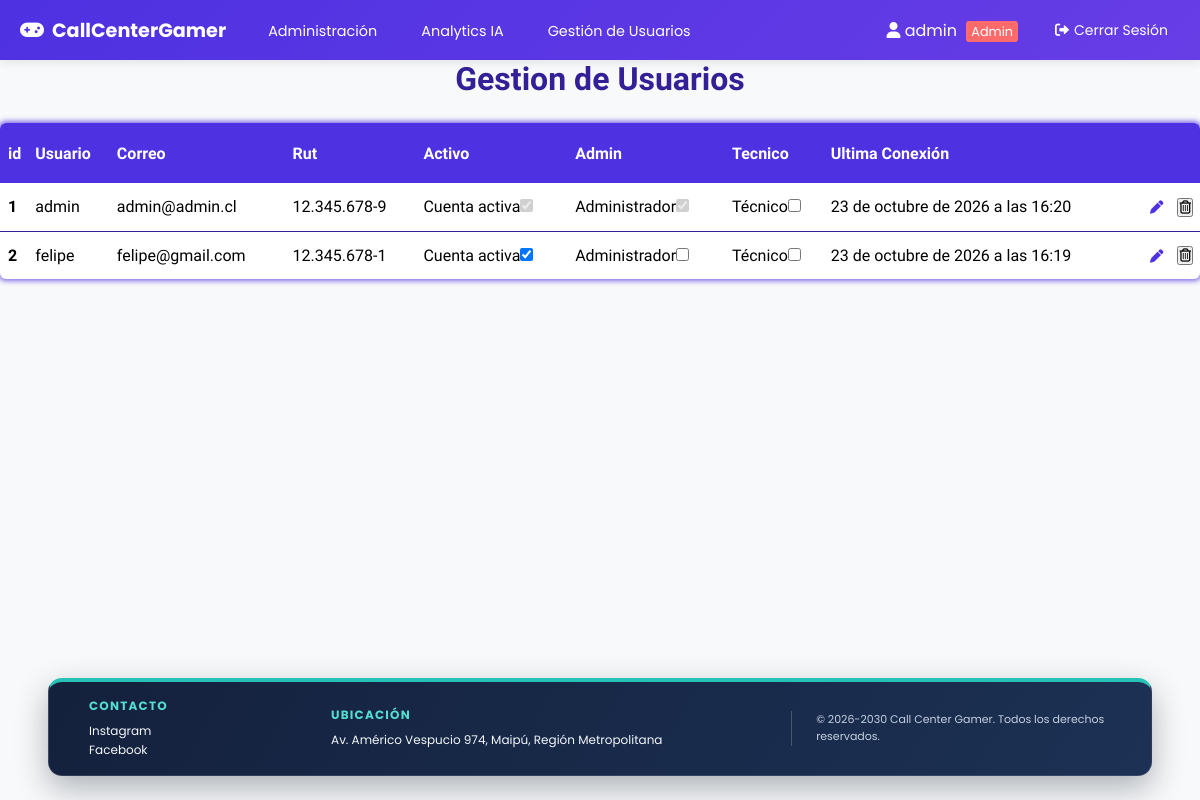
/GestionUsuarios/ (signed in), run on an earlier commit of the app's database.
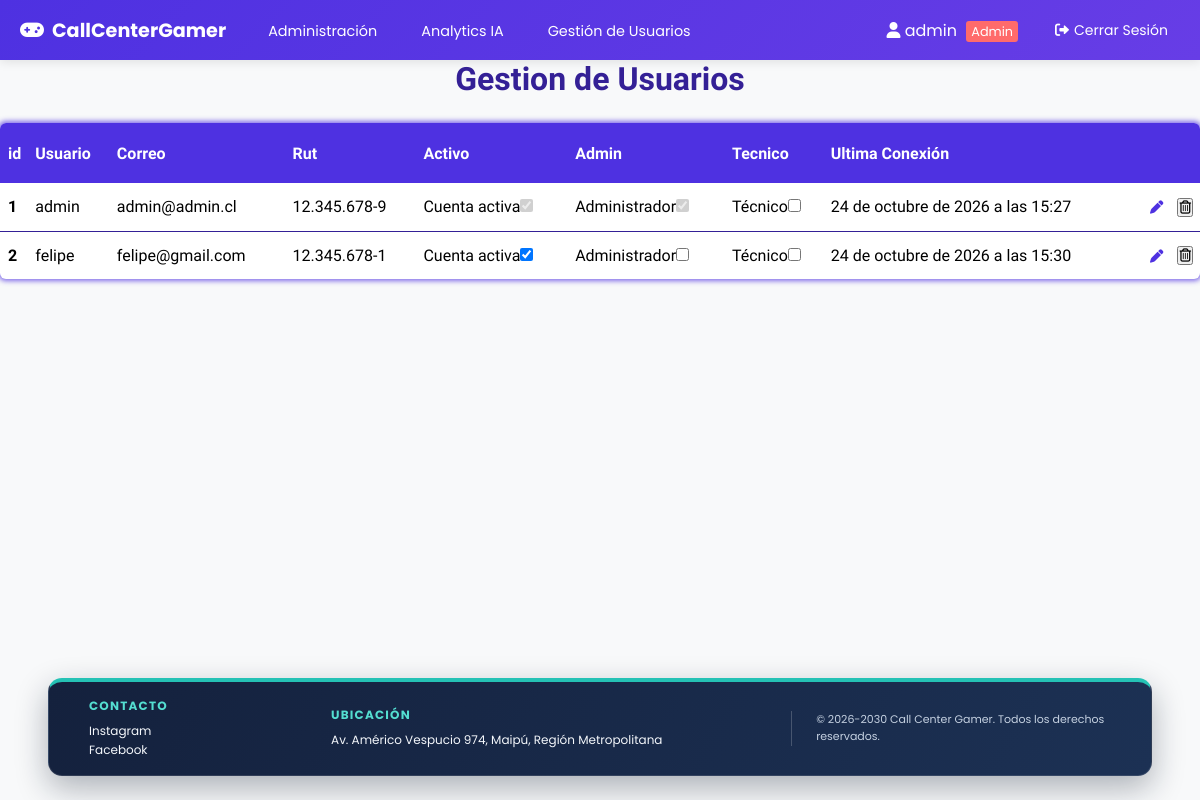
And on a later commit of the database.
### online/models.py (models this page shows, shortened)
class Usuario(AbstractBaseUser):
    nombre = models.CharField(
        verbose_name="Nombre", max_length=30, blank=True, null=True
    )
    apellido = models.CharField(
        verbose_name="Apellido", max_length=30, blank=True, null=True
    )
    rut = models.CharField(
        verbose_name="RUT", max_length=12, unique=True, blank=True, null=True
    )
    correo = models.EmailField(
        verbose_name="Correo electrónico",
        max_length=70,
        unique=True,
    )
    usuario = models.CharField(
        verbose_name="Usuario",
        max_length=50,
        unique=True,
    )
    fecha_nacimiento = models.DateField(
        verbose_name="Fecha de nacimiento", null=True, blank=True
    )
    activo = models.BooleanField(default=True)
    admin = models.BooleanField(default=False)
    tecnico = models.BooleanField(default=False)
    USERNAME_FIELD = "usuario"
    REQUIRED_FIELDS = ["correo"]
    objects = UserManager()
    @property
    def is_active(self):
        return self.activo

### administracion/views.py (the view, shortened to what this page needs)
# urls.py: path("GestionUsuarios/", GestionUsuarios, name="gestion_usuarios"),
@login_required
def GestionUsuarios(request: HttpRequest) -> HttpResponse:
    usuario: object = request.user
    assert isinstance(usuario, Usuario)
    es_admin: int = usuario.admin
    es_tecnico: int = usuario.tecnico
    if not es_admin and not es_tecnico:
        usuario_id: Any | None = usuario.pk
        return redirect(f"/Inicio/{usuario_id}")
    Usuarios: QuerySet[Usuario] = Usuario.objects.all()
    return render(
        request       = request,
        template_name = "GestionUsuarios.html",
        context       = {"Usuarios": Usuarios},
    )

### administracion/templates/GestionUsuarios.html (shortened to what this page needs)
{% extends "componentes/header.html" %}
{% load static %}
{% block links%}
<link rel="stylesheet" href="{% static 'gestion.css' %}">
{% endblock %}
    {% if user.is_authenticated %}
    {% block content %}
        <h1 id="Titulo">Gestion de Usuarios</h1>
        <div class="Container">
            <table class="table">
                <thead>
                  <tr>
                    <th scope="col">id</th>
                    <th scope="col">Usuario</th>
                    <th scope="col">Correo</th>
                    <th scope="col">Rut</th>
                    <th scope="col">Activo</th>
                    <th scope="col">Admin</th>
                    <th scope="col">Tecnico</th>
                    <th scope="col">Ultima Conexión</th>
                    <th scope="col"></th>
                    <th></th>
                  </tr>
                </thead>
                <tbody>
                {% for Usuario in Usuarios %}
                    <tr>
                        <th scope="row">{{ Usuario.id }}</th>
                        <td>
                            {{ Usuario.usuario }}
                        </td>
                        <td>{{ Usuario.correo }}</td>
                        <td>{{ Usuario.rut }}</td>
                        {% if Usuario.admin %}
                            <td><label class="visually-hidden" for="activo-{{ Usuario.id }}">Cuenta activa</label><input id="activo-{{ Usuario.id }}" type="checkbox" name="activo" form="user-change-{{ Usuario.id }}" {% if Usuario.activo %}checked{% endif %} disabled/></td>
                            <td><label class="visually-hidden" for="admin-{{ Usuario.id }}">Administrador</label><input id="admin-{{ Usuario.id }}" type="checkbox" name="admin" form="user-change-{{ Usuario.id }}" {% if Usuario.admin %}checked{% endif %} disabled/></td>
                        {% else %}
                            <td><label class="visually-hidden" for="activo-{{ Usuario.id }}">Cuenta activa</label><input id="activo-{{ Usuario.id }}" type="checkbox" name="activo" form="user-change-{{ Usuario.id }}" {% if Usuario.activo %}checked{% endif %}/></td>
                            <td><label class="visually-hidden" for="admin-{{ Usuario.id }}">Administrador</label><input id="admin-{{ Usuario.id }}" type="checkbox" name="admin" form="user-change-{{ Usuario.id }}" {% if Usuario.admin %}checked{% endif %}/></td>
                        {% endif %}
                        <td><label class="visually-hidden" for="tecnico-{{ Usuario.id }}">Técnico</label><input id="tecnico-{{ Usuario.id }}" type="checkbox" name="tecnico" form="user-change-{{ Usuario.id }}" {% if Usuario.tecnico %}checked{% endif %}/></td>
                        <td>{{ Usuario.last_login }}</td>
                        <td>
                            <button id="btnModif" type="submit" form="user-change-{{ Usuario.id }}"><i class="fa-solid fa-pen"></i></button>
                        </td>
                        <td>
                            <form method="post" action="{% url 'eliminar_usuario' Usuario.id %}" onsubmit="return confirm('¿Estas seguro de borrar este usuario?')">
                                <button type="submit"><i class="fa-regular fa-trash-can"></i></button>
                            </form>
                        </td>
                    </tr>
                {% empty %}
                    <tr><td colspan="10" class="users-empty">No hay usuarios para mostrar.</td></tr>
                {% endfor %}
                </tbody>
              </table>
        </div>
    {% endblock %}
{% endif%}

### online/templates/componentes/header.html (shortened to what this page needs)
{% load static %}
<!DOCTYPE html>
<html lang="es">
<head>
    <link rel="stylesheet" href="https://cdnjs.cloudflare.com/ajax/libs/font-awesome/6.0.0/css/all.min.css">
    <link rel="stylesheet" href="{% static 'estiloHeader.css' %}?v=20261011-footer">
    {% block links %}{% endblock %}
</head>
<body>
    <nav class="MainNav">
        <div id="NavbarIzq">
            <a href="{% if user.is_authenticated %}{% if user.admin or user.tecnico %}/Administracion/{% else %}/Inicio/{{ user.id }}/{% endif %}{% else %}/{% endif %}" id="logo">
                <i class="fas fa-gamepad"></i> CallCenterGamer
            </a>
            <ul>
                {% if user.is_authenticated %}
                    {% if user.admin or user.tecnico %}
                        <li><a href="/Administracion/">Administración</a></li>
                        {% if user.admin %}<li><a href="{% url 'analytics_ia' %}">Analytics IA</a></li>{% endif %}
                        {% if user.admin %}<li><a href="/GestionUsuarios/">Gestión de Usuarios</a></li>{% endif %}
                    {% else %}
                        <li><a href="/Inicio/{{ user.id }}/">Inicio</a></li>
                    {% endif %}
                {% else %}
                    <li><a href="/">Inicio</a></li>
                {% endif %}
            </ul>
        </div>
        <div id="NavbarDer">
            <ul>
                {% if user.is_authenticated %}
                    <li>
                        <span style="color: white; margin-right: 15px;">
                            <i class="fas fa-user"></i> {{ user.usuario }}
                            {% if user.admin %}
                                <span style="background: #ff6b6b; padding: 2px 5px; border-radius: 3px; font-size: 0.8em; margin-left: 5px;">Admin</span>
                            {% elif user.tecnico %}
                                <span style="background: #4ecdc4; padding: 2px 5px; border-radius: 3px; font-size: 0.8em; margin-left: 5px;">Técnico</span>
                            {% endif %}
                        </span>
                    </li>
                    <li>
                        <form method="post" action="{% url 'Logout' %}" class="logout-form">
                            <button type="submit" class="logout-btn">
                                <i class="fas fa-sign-out-alt"></i> Cerrar Sesión
                            </button>
                        </form>
                    </li>
                {% else %}
                    <li><a href="/Login/"><i class="fas fa-sign-in-alt"></i> Ingresar</a></li>
                    <li><a href="/Register/"><i class="fas fa-user-plus"></i> Registrarse</a></li>
                {% endif %}
            </ul>
        </div>
    </nav>
    <main>
        {% block content %}
        {% endblock %}
    </main>
    <footer class="site-footer">
        <div class="footer-content">
            <section class="footer-section">
                <h2>Contacto</h2>
                <p>Instagram</p>
                <p>Facebook</p>
            </section>
            <section class="footer-section">
                <h2>Ubicación</h2>
                <p>Av. Américo Vespucio 974, Maipú, Región Metropolitana</p>
            </section>
            <p class="footer-copyright">© 2026-2030 Call Center Gamer. Todos los derechos reservados.</p>
        </div>
    </footer>
</body>
</html>

What changed in the data, as far as the page shows it:
changed Usuario "admin": last_login "23 de octubre de 2026 a las 16:20" → "24 de octubre de 2026 a las 15:27"
changed Usuario "felipe": last_login "23 de octubre de 2026 a las 16:19" → "24 de octubre de 2026 a las 15:30"
